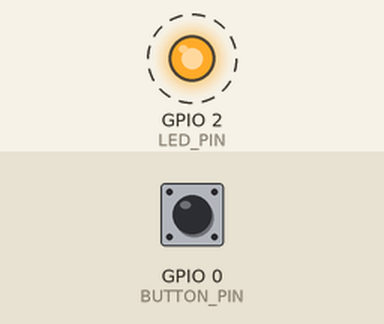
A sketch run on a simulated ESP32. On the bench: output pins drawn as LEDs (lit = HIGH). Dashed ring = blinking. Inputs (shaded band) come from the test bench; at power-on: GPIO 0 (BUTTON_PIN) HIGH. WiFi joins after 1.5 s; servers stay silent unless stated; what the sketch prints to the serial monitor is not drawn.

Above: at 7.06 s.
7.3 s: GPIO 0 (BUTTON_PIN) pulsed HIGH 5 times (0.12 s each, 0.3 s apart)
At 8.9 s:
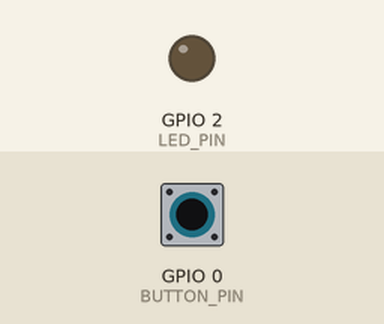
At 11.18 s:
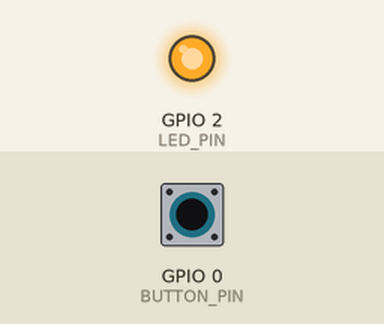
Timing chart, 0 to 16.3 s (numbered marks = the images above; inputs shaded):
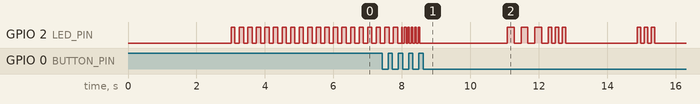

The sketch:

hardware_self_test.ino
```cpp
/*
 * ESP32 Hardware Self-Test
 *
 * This program performs comprehensive hardware testing for:
 * 1. LED (GPIO2)
 * 2. BOOT button (GPIO0)
 * 3. WiFi (alternative approach)
 *
 * No libraries required except built-in WiFi
 */

#include <WiFi.h>

// WiFi credentials - SET THESE CORRECTLY
const char* ssid = "madhur";
const char* password = "12345678";

// Hardware pins
const int LED_PIN = 2;
const int BUTTON_PIN = 0;

// Test states
enum TestState {
  TEST_LED,
  TEST_BUTTON,
  TEST_WIFI,
  TEST_COMPLETE
};

TestState currentTest = TEST_LED;
unsigned long testStartTime = 0;
bool testPassed = false;
bool buttonPressed = false;

void setup() {
  // Initialize serial with long timeout for slow serial monitors
  Serial.begin(115200);
  delay(3000);  // Wait 3 seconds for serial to connect

  Serial.println("\n\n");
  Serial.println("=====================================");
  Serial.println("   ESP32 HARDWARE SELF-TEST v1.0    ");
  Serial.println("=====================================");

  // Print device info
  Serial.print("ESP32 Chip Model: ");
  Serial.println(ESP.getChipModel());
  Serial.print("MAC Address: ");
  Serial.println(WiFi.macAddress());

  // Set up pins
  pinMode(LED_PIN, OUTPUT);
  pinMode(BUTTON_PIN, INPUT_PULLUP);

  // Turn off LED initially
  digitalWrite(LED_PIN, LOW);

  // Start first test
  startLEDTest();
}

void loop() {
  // Run the current test
  switch (currentTest) {
    case TEST_LED:
      runLEDTest();
      break;
    case TEST_BUTTON:
      runButtonTest();
      break;
    case TEST_WIFI:
      runWiFiTest();
      break;
    case TEST_COMPLETE:
      runCompleteState();
      break;
  }
}

// ===== LED TEST FUNCTIONS =====

void startLEDTest() {
  Serial.println("\n----- LED TEST -----");
  Serial.println("Testing LED on GPIO2...");
  Serial.println("You should see the LED blinking for 5 seconds");

  testStartTime = millis();
  testPassed = false;
}

void runLEDTest() {
  // Blink LED for 5 seconds
  if (millis() - testStartTime < 5000) {
    // Blink pattern - 4 Hz (250ms period)
    if ((millis() % 250) < 125) {
      digitalWrite(LED_PIN, HIGH);
    } else {
      digitalWrite(LED_PIN, LOW);
    }
  } else {
    // End of LED test
    digitalWrite(LED_PIN, LOW);

    // Print result prompt
    Serial.println("\nDid you see the LED blinking? (y/n)");
    Serial.println("Press the BOOT button to confirm YES");
    Serial.println("Wait 10 seconds for NO (timeout)");

    // Move to next stage - waiting for button press
    testStartTime = millis();
    currentTest = TEST_BUTTON;
  }
}

// ===== BUTTON TEST FUNCTIONS =====

void runButtonTest() {
  // Check for button press (with debouncing)
  if (digitalRead(BUTTON_PIN) == LOW) {
    delay(50);  // Debounce
    if (digitalRead(BUTTON_PIN) == LOW) {
      // Button is pressed
      if (!buttonPressed) {
        buttonPressed = true;
        Serial.println("BOOT button pressed!");

        // Visual feedback - flash LED quickly
        for (int i = 0; i < 5; i++) {
          digitalWrite(LED_PIN, HIGH);
          delay(50);
          digitalWrite(LED_PIN, LOW);
          delay(50);
        }

        // LED test passed, button works!
        Serial.println("LED TEST PASSED ✅");
        Serial.println("BUTTON TEST PASSED ✅");

        // Move to WiFi test
        testStartTime = millis();
        testPassed = true;

        // Wait for button release
        while (digitalRead(BUTTON_PIN) == LOW) {
          delay(10);
        }
        Serial.println("Button released");

        // Start WiFi test
        currentTest = TEST_WIFI;
        startWiFiTest();
      }
    }
  } else {
    buttonPressed = false;
  }

  // Check for timeout after 10 seconds
  if (millis() - testStartTime > 10000 && !testPassed) {
    Serial.println("No button press detected - BUTTON TEST FAILED ❌");
    Serial.println("LED TEST FAILED ❌ (no confirmation)");

    // Move to WiFi test anyway
    currentTest = TEST_WIFI;
    startWiFiTest();
  }
}

// ===== WIFI TEST FUNCTIONS =====

void startWiFiTest() {
  Serial.println("\n----- WIFI TEST -----");
  Serial.print("Connecting to WiFi: ");
  Serial.println(ssid);

  // Disconnect any previous connection
  WiFi.disconnect(true);
  delay(1000);

  // Set mode to station
  WiFi.mode(WIFI_STA);

  // Start connection
  WiFi.begin(ssid, password);

  testStartTime = millis();
  testPassed = false;
}

void runWiFiTest() {
  // Check WiFi status
  if (WiFi.status() == WL_CONNECTED) {
    // Connected successfully
    Serial.println("\nWiFi connected successfully!");
    Serial.print("IP address: ");
    Serial.println(WiFi.localIP());
    Serial.print("Signal strength: ");
    Serial.print(WiFi.RSSI());
    Serial.println(" dBm");

    Serial.println("WIFI TEST PASSED ✅");
    testPassed = true;

    // Blink LED to indicate success
    for (int i = 0; i < 3; i++) {
      digitalWrite(LED_PIN, HIGH);
      delay(200);
      digitalWrite(LED_PIN, LOW);
      delay(200);
    }

    // Move to complete state
    currentTest = TEST_COMPLETE;
  }

  // Display progress dots
  static unsigned long lastDotTime = 0;
  if (millis() - lastDotTime > 500) {
    lastDotTime = millis();
    Serial.print(".");
  }

  // Check for timeout after 20 seconds
  if (millis() - testStartTime > 20000 && !testPassed) {
    Serial.println("\nWiFi connection failed after 20 seconds");
    Serial.print("WiFi status: ");
    printWiFiStatus(WiFi.status());
    Serial.println("WIFI TEST FAILED ❌");

    // Try alternative connection method
    Serial.println("\nTrying alternative WiFi connection method...");
    WiFi.disconnect(true, true);
    delay(1000);
    WiFi.persistent(false);
    WiFi.mode(WIFI_STA);
    WiFi.begin(ssid, password);

    // Wait for another 20 seconds
    testStartTime = millis();
    while (WiFi.status() != WL_CONNECTED && millis() - testStartTime < 20000) {
      delay(500);
      Serial.print(".");
    }

    if (WiFi.status() == WL_CONNECTED) {
      Serial.println("\nWiFi connected with alternative method!");
      Serial.print("IP address: ");
      Serial.println(WiFi.localIP());
      Serial.println("WIFI TEST PASSED ✅");
      testPassed = true;
    } else {
      Serial.println("\nAll WiFi connection attempts failed");
      Serial.println("Possible issues:");
      Serial.println("1. Incorrect WiFi name or password");
      Serial.println("2. WiFi router is too far away");
      Serial.println("3. WiFi network is using incompatible security settings");
    }

    // Move to complete state regardless of outcome
    currentTest = TEST_COMPLETE;
  }
}

// ===== COMPLETION FUNCTIONS =====

void runCompleteState() {
  static bool resultsPrinted = false;

  if (!resultsPrinted) {
    resultsPrinted = true;

    Serial.println("\n----- TEST SUMMARY -----");
    Serial.println("Hardware test completed!");

    // Final LED pattern based on test results
    if (testPassed) {
      // Success pattern - triple blink every 2 seconds
      while (true) {
        for (int i = 0; i < 3; i++) {
          digitalWrite(LED_PIN, HIGH);
          delay(100);
          digitalWrite(LED_PIN, LOW);
          delay(100);
        }
        delay(2000);
      }
    } else {
      // Error pattern - long blink every 2 seconds
      while (true) {
        digitalWrite(LED_PIN, HIGH);
        delay(1000);
        digitalWrite(LED_PIN, LOW);
        delay(1000);
      }
    }
  }
}

// ===== UTILITY FUNCTIONS =====

void printWiFiStatus(int status) {
  switch (status) {
    case WL_IDLE_STATUS:
      Serial.println("IDLE");
      break;
    case WL_NO_SSID_AVAIL:
      Serial.println("NO SSID AVAILABLE");
      break;
    case WL_SCAN_COMPLETED:
      Serial.println("SCAN COMPLETED");
      break;
    case WL_CONNECTED:
      Serial.println("CONNECTED");
      break;
    case WL_CONNECT_FAILED:
      Serial.println("CONNECTION FAILED");
      break;
    case WL_CONNECTION_LOST:
      Serial.println("CONNECTION LOST");
      break;
    case WL_DISCONNECTED:
      Serial.println("DISCONNECTED");
      break;
    default:
      Serial.print("UNKNOWN (");
      Serial.print(status);
      Serial.println(")");
      break;
  }
}
```
